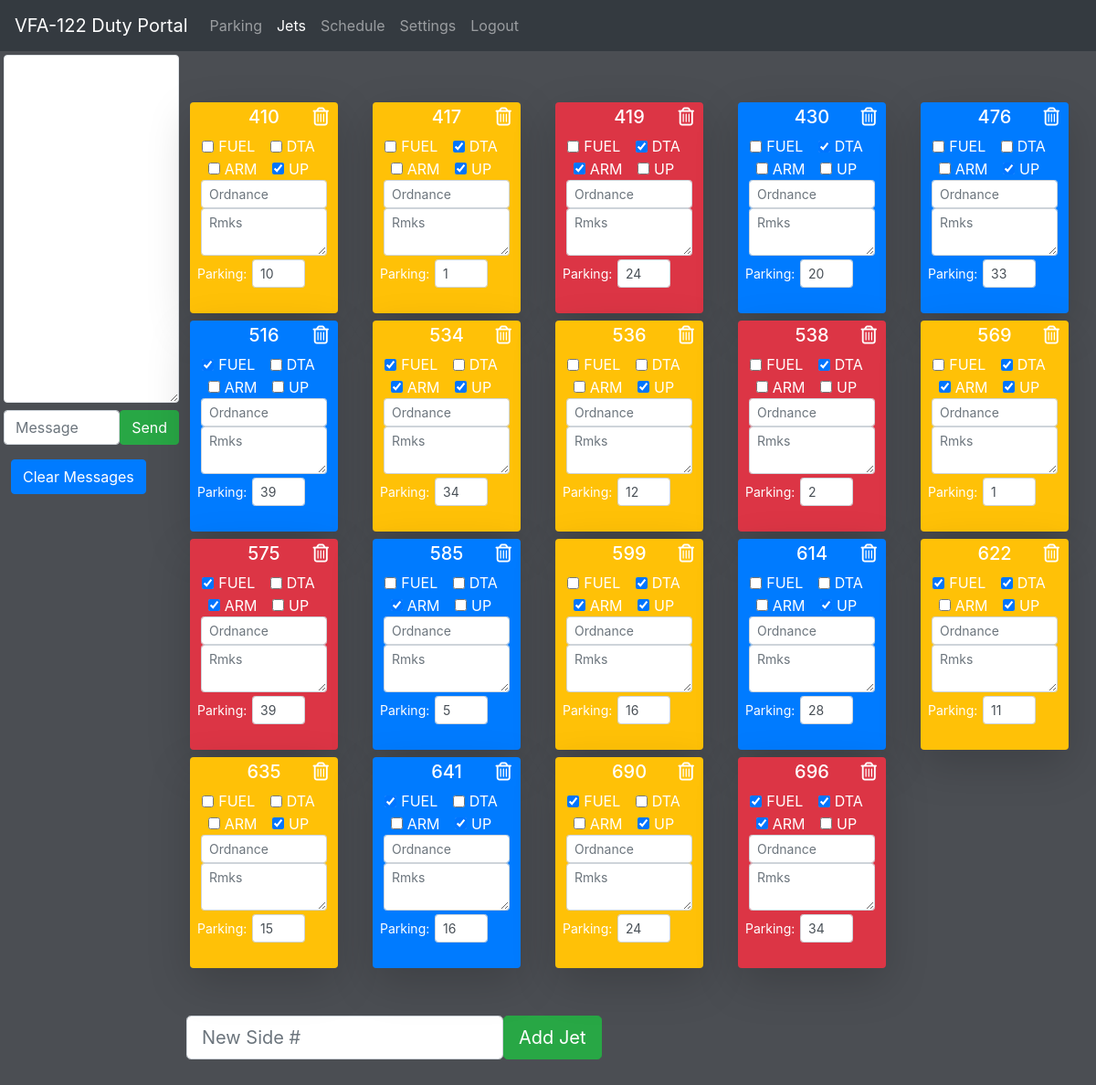
/jets (signed in), run on an earlier commit of the app's database.
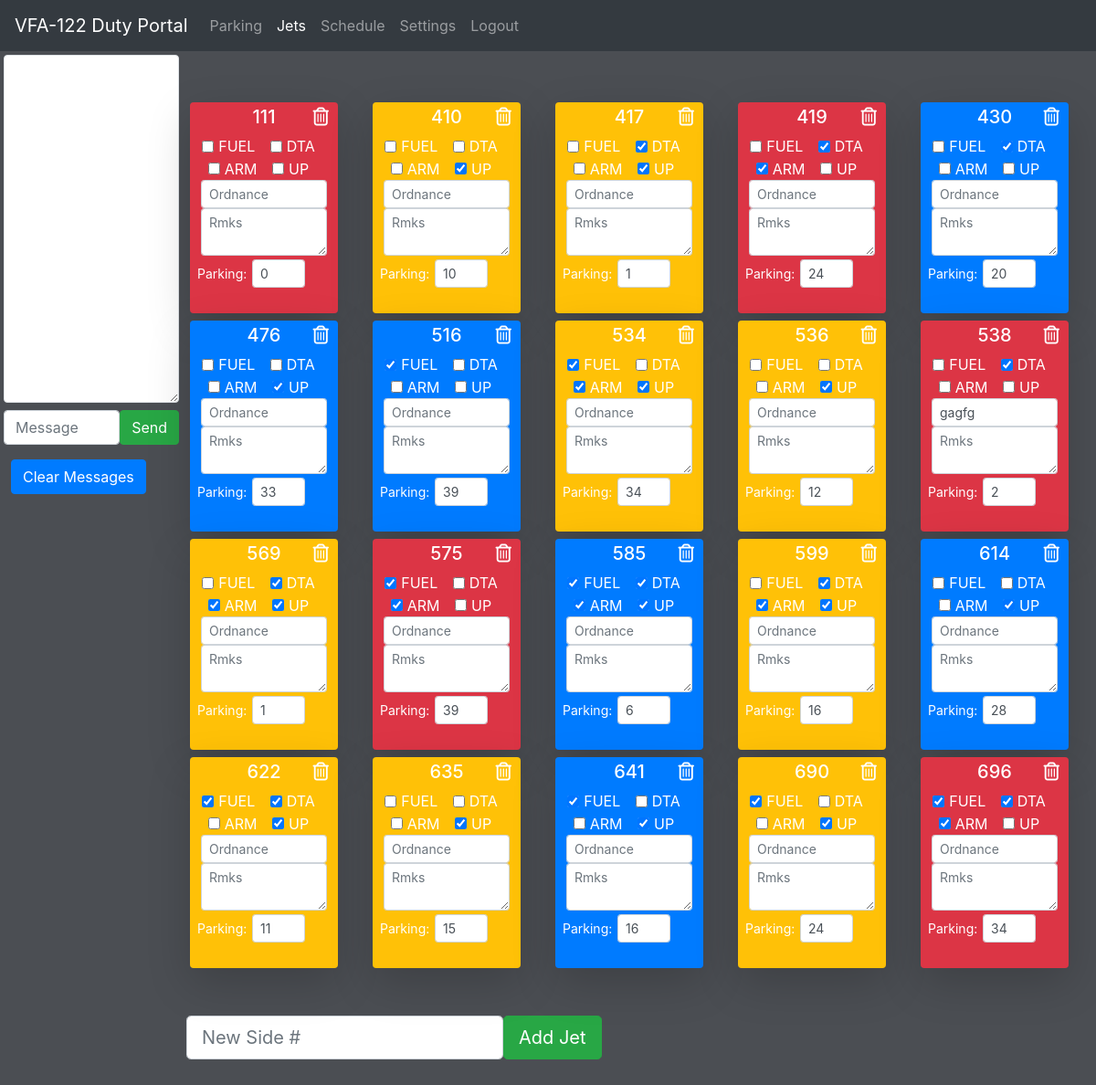
And on a later commit of the database.
### app.py (models this page shows, shortened)
class Jet(db.Model):
    __tablename__ = 'jets'
    id = db.Column(db.Integer, primary_key=True)
    side = db.Column(db.Integer, index=True)
    parking = db.Column(db.Integer, default = 0)
    fuel = db.Column(db.Boolean, default = False)
    dta = db.Column(db.Boolean, default= False)
    arm = db.Column(db.Boolean, default= False)
    notes = db.Column(db.String(512), nullable=True)
    flying = db.Column(db.Boolean, default = False)
    ordnance = db.Column(db.String(64), default="")
    remarks = db.Column(db.String(512), default="")
    status = db.Column(db.Boolean, default = False)

### app.py (the view)
@app.route('/jets', methods=['GET'])
def jet_list():
    if not session.get('logged_in'):
        return render_template('login.html')
    else:
        if request.method == 'GET':
            return render_template('jets.html', jets=get_jets(),settings=settings)

### app.py (called while the page is built)
def get_jets ():
    return Jet.query.order_by(Jet.side).all()

### templates/jets.html (shortened to what this page needs)
{% extends "base.html" %}
{% block content %}
<div class="mt-5 container-fluid m-0 p-0 card-deck">
    <div class="row">
        {% for jet in jets %}
        <div style="min-width: 200px;" class="col-sm-4 col-md-3 col-lg-2">
            <div class="rounded m-1 p-1 shadow-lg jets text-center text-white
        {% if jet.side != 0 %}
            {% if not jet.flying %}
                {% if jet.status %}
                    {% if jet.fuel  and jet.dta  and  jet.arm %}
                        bg-success
                    {%else %}
                        bg-warning
                    {%endif%}
                {% else %}
                    bg-danger
                {% endif %}
            {% else %}
                bg-primary
            {% endif %}
        {% else %}
            bg-dark
        {% endif %}
            ">
                <h5 class="row m-0">
                    <div class="col-3">
                    </div>
                    <div class="col-6 text-center">{{ jet.side }}</div>
                    <div class="col-3"><a href="/remove/{{jet.id}}"><i class="text-white far fa-trash-alt"></i></a>
                    </div>
                </h5>
                <div class="p-1 card-body">
                    <form class="py-1" action="/jet_edit/{{jet.id}}" autocomplete="off" method="POST">
                        <div class="form-check form-check-inline">
                            <input onchange="this.form.submit()" class="form-check-input" type="checkbox" name="fuel"
                                {% if jet.fuel %} checked {%endif%}>
                            <label class="form-check-label" for="fuel">FUEL</label>
                        </div>
                        <div class="form-check form-check-inline">
                            <input onchange="this.form.submit()" class="form-check-input" type="checkbox" name="dta"
                                {% if jet.dta %} checked {%endif%}>
                            <label class="form-check-label" for="dta">DTA</label>
                        </div>
                        <div class="form-check form-check-inline">
                            <input onchange="this.form.submit()" class="form-check-input" type="checkbox" name="arm"
                                {% if jet.arm%} checked {%endif%}>
                            <label class="form-check-label" for="arm">ARM</label>
                        </div>
                        <div class="form-check form-check-inline">
                            <input onchange="this.form.submit()" class="form-check-input" type="checkbox" name="status"
                                {% if jet.status %} checked {%endif%}>
                            <label class="form-check-label" for="status">UP</label>
                        </div>
                        <div class="col px-1">
                            <input name="ordnance" onchange="this.form.submit()" type="text"
                                class="form-control-sm form-control" placeholder="Ordnance" value="{{jet.ordnance}}">
                        </div>
                        <div class="col px-1">
                            <textarea name="remarks" onchange="this.form.submit()" type="text" class="form-control form-control-sm"  placeholder="Rmks">{{jet.remarks}}</textarea>
                        </div>
                        <div class="pt-1 form-group row">
                            <label for="colFormLabelSm"
                                class="col-sm-2 col-form-label col-form-label-sm">Parking:</label>
                                <div class="col-sm-2"></div>
                            <div class="col-sm-6">
                                <input onchange="this.form.submit()" type="text" class="form-control form-control-sm" name="parking"
                                    value="{{jet.parking}}">
                            </div>
                        </div>
                    </form>
                </div>
            </div>
        </div>
        {% endfor %}
    </div>
</div>
<form class="py-5 form-inline" action="/jets/add" autocomplete="off" method="POST">
    <input type="text" class="form-control form-control-lg" name="new_side"
        placeholder = "New Side #" value="">
    <button class="btn btn-success btn-lg">Add Jet</button>
</form>
{% endblock %}

### templates/base.html (shortened to what this page needs)
<!DOCTYPE html>
<html lang="en">
<head>
    <link rel="stylesheet" href="https://stackpath.bootstrapcdn.com/bootstrap/4.3.1/css/bootstrap.min.css"
>
    <link rel="stylesheet" href="static/style.css">
</head>
<body onload="document.body.scrollTop = <?=intval($_GET['scrollTop']);?>">
    <nav class="navbar navbar-expand-md navbar-dark bg-dark">
        <a class="navbar-brand" href="/">VFA-122 Duty Portal</a>
        <div class="collapse navbar-collapse" id="navbarNav">
            <ul class="navbar-nav">
                <li class="nav-item {%if request.path == '/parking'%}active{%endif%}"">
                    <a class=" nav-link" href="/parking">Parking</a>
                </li>
                <li class="nav-item {%if request.path == '/jets'%}active{%endif%}"">
                    <a class=" nav-link" href="/jets">Jets</a>
                </li>
                <li class="nav-item {%if request.path == '/schedule'%}active{%endif%}"">
                    <a class=" nav-link" href="/schedule">Schedule</a>
                </li>
                <li class="nav-item {%if request.path == '/settings'%}active{%endif%}"">
                    <a class=" nav-link" href="/settings">Settings</a>
                </li>
                <li class="nav-item {%if request.path == '/logout'%}active{%endif%}"">
                    <a class=" nav-link" href="/logout">Logout</a>
                </li>
            </ul>
        </div>
    </nav>
    <div class="container-fluid m-0 p-0">
        <div class="m-0 p-0 row">
            <div class="chatbox d-none d-lg-inline col-0 col-lg-2 m-0 p-1">
                <div class="d-flex flex-column">
                    <textarea id="panelBody" class="border rounded align-items-start bg-white text-dark px-1" spellcheck="false" rows="15" style="text-align:left; overflow:scroll;"></textarea>
                    <form class="mt-2" action="/message" autocomplete="off" method="POST">
                        <div class="d-flex align-items-end">
                            <div class="col p-0 ">
                                <input type="text" name="new_message" class="form-control" placeholder="Message">
                            </div>
                            <div class="p-0 m-0 form-row">
                                <button class="btn btn-success btn-lsm">Send</button>
                            </div>
                        </div>
                    </form>
                    <form class="mt-2" action="/message/delete" autocomplete="off" method="POST">
                        <button class="btn btn-primary btn-lsm m-2">Clear Messages</button>
                    </form>
                </div>
            </div>
            <div class="col-lg-10 col-12 p-1">
                {% block content %}
                {% endblock %}
            </div>
        </div>
    </div>
</body>
</html>

### static/style.css (style rules this page uses)
body { background-color: #4B4E53; color: #C0C3CA; width: 100vw; margin: 0; padding: 0; }
a { color: #4B4E53; }

What changed in the data, as far as the page shows it:
added Jet: side "111", parking "0"
changed Jet: ordnance (not shown) → "gagfg"
changed Jet (number 13 of 20 on the later page): fuel "☐" → "☑"; dta "☐" → "☑"; status "☐" → "☑"; parking "5" → "6"
